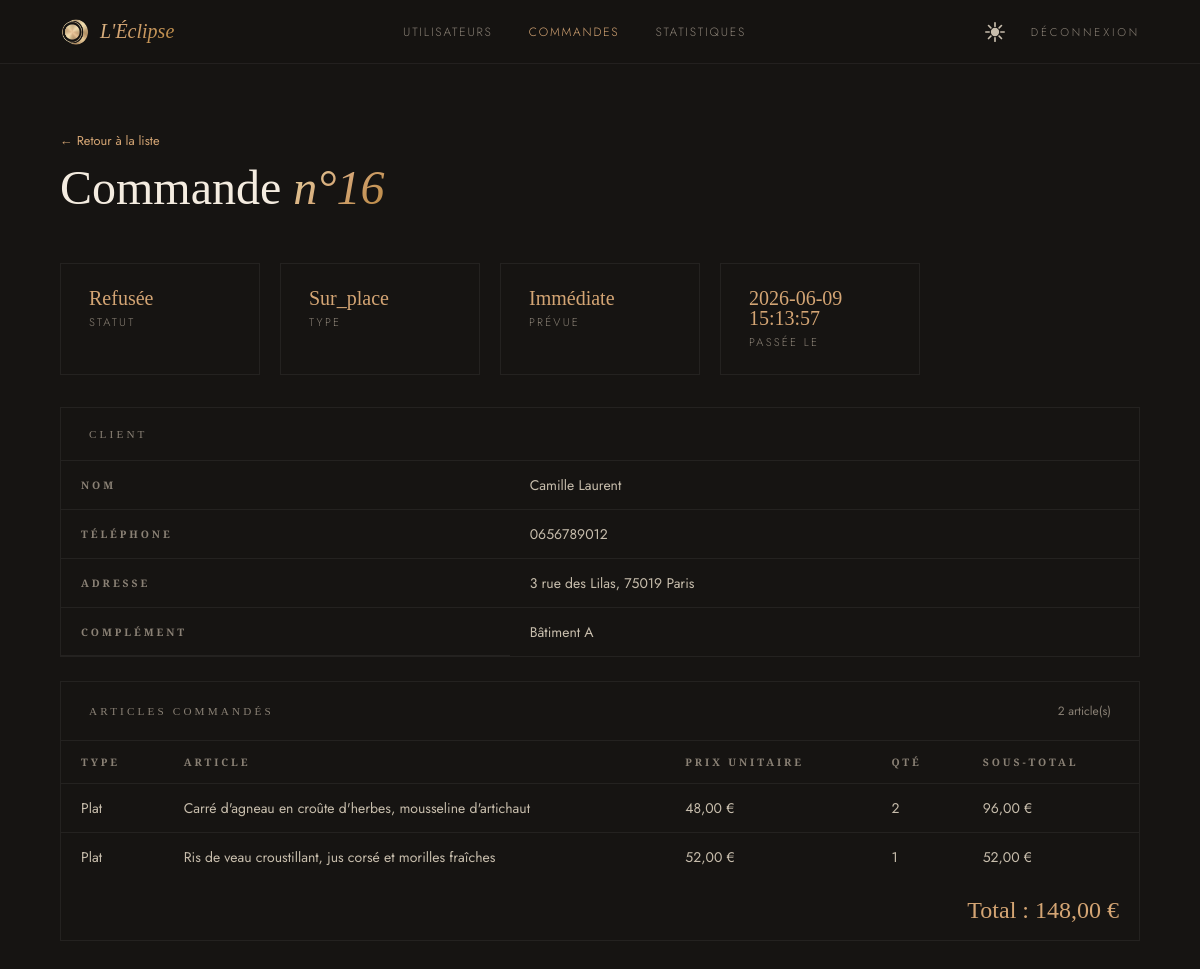
Page /detail_commande.php?id=16 (signed in) on the committed database.
### tables this page shows
CREATE TABLE orders (
    id                 INTEGER PRIMARY KEY AUTOINCREMENT,
    user_id            INTEGER NOT NULL,
    order_type         TEXT    NOT NULL CHECK(order_type IN ('sur_place', 'emporter', 'livraison')),
    delivery_address   TEXT,
    status             TEXT    NOT NULL DEFAULT 'en_attente'
                               CHECK(status IN ('en_attente','payee','refusee','en_preparation','prete','en_livraison','livree','abandonnee','en_attente_livreur')),
    scheduled_datetime TEXT,
    created_at         TEXT    NOT NULL DEFAULT CURRENT_TIMESTAMP,
    delivery_person_id INTEGER REFERENCES users(id),
    FOREIGN KEY (user_id) REFERENCES users(id) ON DELETE CASCADE
);

CREATE TABLE users (
    id           INTEGER PRIMARY KEY AUTOINCREMENT,
    login        TEXT    NOT NULL UNIQUE,
    password     TEXT    NOT NULL,
    role         TEXT    NOT NULL DEFAULT 'client'
                         CHECK(role IN ('client','admin','restaurateur','livreur')),
    first_name   TEXT    NOT NULL,
    last_name    TEXT    NOT NULL,
    nickname     TEXT    NOT NULL UNIQUE,
    phone        TEXT    NOT NULL,
    birthday     TEXT    NOT NULL,
    address      TEXT    NOT NULL,
    address_info TEXT,
    blocked      INTEGER NOT NULL DEFAULT 0,
    created_at   TEXT    NOT NULL DEFAULT CURRENT_TIMESTAMP,
    last_login   TEXT
);

CREATE TABLE order_items (
    id        INTEGER PRIMARY KEY AUTOINCREMENT,
    order_id  INTEGER NOT NULL,
    item_id   INTEGER NOT NULL,
    item_type TEXT    NOT NULL CHECK(item_type IN ('menu', 'dish')),
    quantity  INTEGER NOT NULL DEFAULT 1,
    FOREIGN KEY (order_id) REFERENCES orders(id) ON DELETE CASCADE
);

### models/orders.php (called while the page is built, shortened)
<?php
function getOrderById(PDO $pdo, int $orderId): ?array {
    $stmt = $pdo->prepare("
        SELECT o.*, u.login, u.first_name, u.last_name, u.phone, u.address, u.address_info
        FROM orders o
        INNER JOIN users u ON u.id = o.user_id
        WHERE o.id = :id
    ");
    $stmt->execute(['id' => $orderId]);
    $order = $stmt->fetch(PDO::FETCH_ASSOC);
    return $order ?: null;
}
function getOrderItems(PDO $pdo, int $orderId): array {
    $stmt = $pdo->prepare("SELECT * FROM order_items WHERE order_id = :order_id");
    $stmt->execute(['order_id' => $orderId]);
    $items = $stmt->fetchAll(PDO::FETCH_ASSOC);
    foreach ($items as &$item) {
        if ($item['item_type'] === 'dish') {
            $s = $pdo->prepare("SELECT name, price FROM dishes WHERE id = :id");
        } else {
            $s = $pdo->prepare("SELECT name, total_price AS price FROM menus WHERE id = :id");
        }
        $s->execute(['id' => $item['item_id']]);
        $detail = $s->fetch(PDO::FETCH_ASSOC);
    }
    return $items;
}

### functions.php (called while the page is built, shortened)
<?php
function h($string) {
    return htmlspecialchars($string ?? '', ENT_QUOTES, 'UTF-8');
}

### detail_commande.php (the view, shortened to what this page needs)
<?php
require_once 'database.php';
require_once 'functions.php';
require_once 'models/orders.php';
$pdo = getDatabaseConnection();
$orderId = (int) ($_GET['id'] ?? 0);
$order = getOrderById($pdo, $orderId);
$items = getOrderItems($pdo, $orderId);
$total = 0;
foreach ($items as $item) {
    $total += $item['price'] * $item['quantity'];
}
$statusLabels = [
    'en_attente'         => 'En attente',
    'payee'              => 'Payée',
    'en_attente_livreur' => 'En attente d\'un livreur',
    'en_preparation'     => 'En préparation',
    'prete'              => 'Prête',
    'en_livraison'       => 'En livraison',
    'livree'             => 'Livrée',
    'refusee'            => 'Refusée',
    'abandonnee'         => 'Abandonnée',
];
?>
<?php
include 'includes/staff_header.php';
?>
<main class="staff-page">
  <div class="staff-inner">
    <header class="staff-header">
      <a href="commandes_restaurateur.php" style="display:inline-block; margin-bottom:12px; color:var(--accent); font-size:0.8rem; text-decoration:none;">← Retour à la liste</a>
      <h1 class="staff-title">Commande <em>n°<?= $orderId ?></em></h1>
    </header>
    <div class="staff-stats" style="margin-bottom: 32px;">
      <div class="staff-stat-card">
        <span class="staff-stat-value" style="font-size: 1.25rem;"><?= h($statusLabels[$order['status']] ?? $order['status']) ?></span>
        <span class="staff-stat-label">Statut</span>
      </div>
      <div class="staff-stat-card">
        <span class="staff-stat-value" style="font-size: 1.25rem;"><?= h(ucfirst($order['order_type'])) ?></span>
        <span class="staff-stat-label">Type</span>
      </div>
      <div class="staff-stat-card">
        <span class="staff-stat-value" style="font-size: 1.25rem;"><?= $order['scheduled_datetime'] ? h($order['scheduled_datetime']) : 'Immédiate' ?></span>
        <span class="staff-stat-label">Prévue</span>
      </div>
      <div class="staff-stat-card">
        <span class="staff-stat-value" style="font-size: 1.25rem;"><?= h($order['created_at']) ?></span>
        <span class="staff-stat-label">Passée le</span>
      </div>
    </div>
    <div class="staff-card" style="margin-bottom: 24px;">
      <div class="staff-card-header">
        <span class="staff-card-title">Client</span>
      </div>
      <div class="staff-card-body">
        <div class="staff-table-wrap">
          <table class="staff-table">
            <tr>
              <th>Nom</th>
              <td><?= h($order['first_name'] . ' ' . $order['last_name']) ?></td>
            </tr>
            <tr>
              <th>Téléphone</th>
              <td><?= h($order['phone']) ?></td>
            </tr>
            <tr>
              <th>Adresse</th>
              <td><?= h($order['address']) ?></td>
            </tr>
            <?php if (!empty($order['address_info'])): ?>
            <tr>
              <th>Complément</th>
              <td><?= h($order['address_info']) ?></td>
            </tr>
            <?php endif; ?>
          </table>
        </div>
      </div>
    </div>
    <div class="staff-card" style="margin-bottom: 24px;">
      <div class="staff-card-header">
        <span class="staff-card-title">Articles commandés</span>
        <span style="font-size:0.75rem;color:var(--text-muted);"><?= count($items) ?> article(s)</span>
      </div>
      <div class="staff-card-body">
        <div class="staff-table-wrap">
          <table class="staff-table">
            <thead>
              <tr>
                <th>Type</th>
                <th>Article</th>
                <th>Prix unitaire</th>
                <th>Qté</th>
                <th>Sous-total</th>
              </tr>
            </thead>
            <tbody>
              <?php foreach ($items as $item): ?>
                <tr>
                  <td><?= $item['item_type'] === 'menu' ? 'Menu' : 'Plat' ?></td>
                  <td><?= h($item['name']) ?></td>
                  <td><?= number_format($item['price'], 2, ',', ' ') ?> €</td>
                  <td><?= $item['quantity'] ?></td>
                  <td><?= number_format($item['price'] * $item['quantity'], 2, ',', ' ') ?> €</td>
                </tr>
              <?php endforeach; ?>
            </tbody>
          </table>
        </div>
        <div style="padding: 16px 20px; text-align: right; font-family: var(--font-display); font-size: 1.5rem; color: var(--accent);">
          Total : <?= number_format($total, 2, ',', ' ') ?> €
        </div>
      </div>
    </div>
  </div>
</main>
<?php include 'includes/staff_footer.php'; ?>

### assets/css/style.css (style rules this page uses)
:root { --surface-dark: #161412; --text-primary: #f4ece0; --text-secondary: #c7bdac; --text-muted: #8a8175; --accent: #d4a574; --accent-dark: #b8863f; --border-subtle: rgba(255, 255, 255, 0.06); --accent-line: rgba(232, 212, 163, 0.18); --accent-gradient: linear-gradient(135deg, #e8d4a3, #d4a574, #b8863f); --font-display: "Cormorant Garamond", Georgia, serif; --font-sc: "Cormorant SC", serif; --font-body: "EB Garamond", Georgia, serif; --font-ui: "Jost", sans-serif; --surface-overlay: rgba(22, 20, 18, 0.95); --bg-page: #161412; }
* { box-sizing: border-box; padding: 0; margin: 0; }
body { background-color: var(--bg-page); }

### assets/css/staff.css (style rules this page uses)
:root { --staff-topbar-h: 64px; }
.staff-page { min-height: 100vh; background: var(--bg-page); padding-top: calc(var(--staff-topbar-h) + 8px); color: var(--text-secondary); font-family: var(--font-ui); }
.staff-inner { max-width: 1400px; margin: 0 auto; padding: 56px clamp(1.5rem, 5vw, 4rem); }
.staff-header { margin-bottom: 48px; }
.staff-title { font-family: var(--font-display); font-weight: 300; font-size: clamp(2.5rem, 4vw, 3.5rem); line-height: 1.1; color: var(--text-primary); }
.staff-title em { font-style: italic; background: var(--accent-gradient); -webkit-background-clip: text; background-clip: text; color: transparent; }
.staff-stats { display: grid; grid-template-columns: repeat(auto-fill, minmax(200px, 1fr)); gap: 20px; margin-bottom: 40px; }
.staff-stat-card { display: flex; flex-direction: column; gap: 6px; padding: 24px 28px; border: 1px solid var(--border-subtle); background: var(--surface); transition: border-color 250ms ease; }
.staff-stat-value { font-family: var(--font-display); font-size: 2.5rem; font-weight: 300; line-height: 1; color: var(--accent); }
.staff-stat-label { font-size: 0.7rem; font-weight: 300; letter-spacing: 0.2em; text-transform: uppercase; color: var(--text-muted); }
.staff-card { border: 1px solid var(--border-subtle); margin-bottom: 32px; }
.staff-card-header { display: flex; align-items: center; justify-content: space-between; padding: 20px 28px; border-bottom: 1px solid var(--border-subtle); }
.staff-card-title { font-family: var(--font-sc); font-size: 0.7rem; letter-spacing: 0.28em; text-transform: uppercase; color: var(--text-muted); }
.staff-card-body { padding: 0; }
.staff-table-wrap { overflow-x: auto; }
.staff-table { width: 100%; border-collapse: collapse; font-size: 0.875rem; min-width: 800px; }
.staff-table th { padding: 14px 20px; text-align: left; font-family: var(--font-sc); font-size: 0.65rem; letter-spacing: 0.28em; text-transform: uppercase; color: var(--text-muted); border-bottom: 1px solid var(--border-subtle); white-space: nowrap; background: var(--surface); }
.staff-table td { padding: 14px 20px; border-bottom: 1px solid var(--border-subtle); color: var(--text-secondary); vertical-align: middle; }
.staff-table tbody tr:last-child td { border-bottom: none; }

### rows in the picture
orders: status "Refusée", order_type "Sur_place", created_at "2026-06-09 15:13:57", user.last_name "Camille Laurent", user.phone "0656789012", user.address "3 rue des Lilas, 75019 Paris", user.address_info "Bâtiment A"
order_items: item_type "Plat", name "Carré d'agneau en croûte d'herbes, mousseline d'artichaut", price "48,00", quantity "2", $item['price']*$item['quantity'] "96,00"
order_items: item_type "Plat", name "Ris de veau croustillant, jus corsé et morilles fraîches", price "52,00", quantity "1", $item['price']*$item['quantity'] "52,00"

### other values in the picture
count($items) "2"
$total "148,00"
